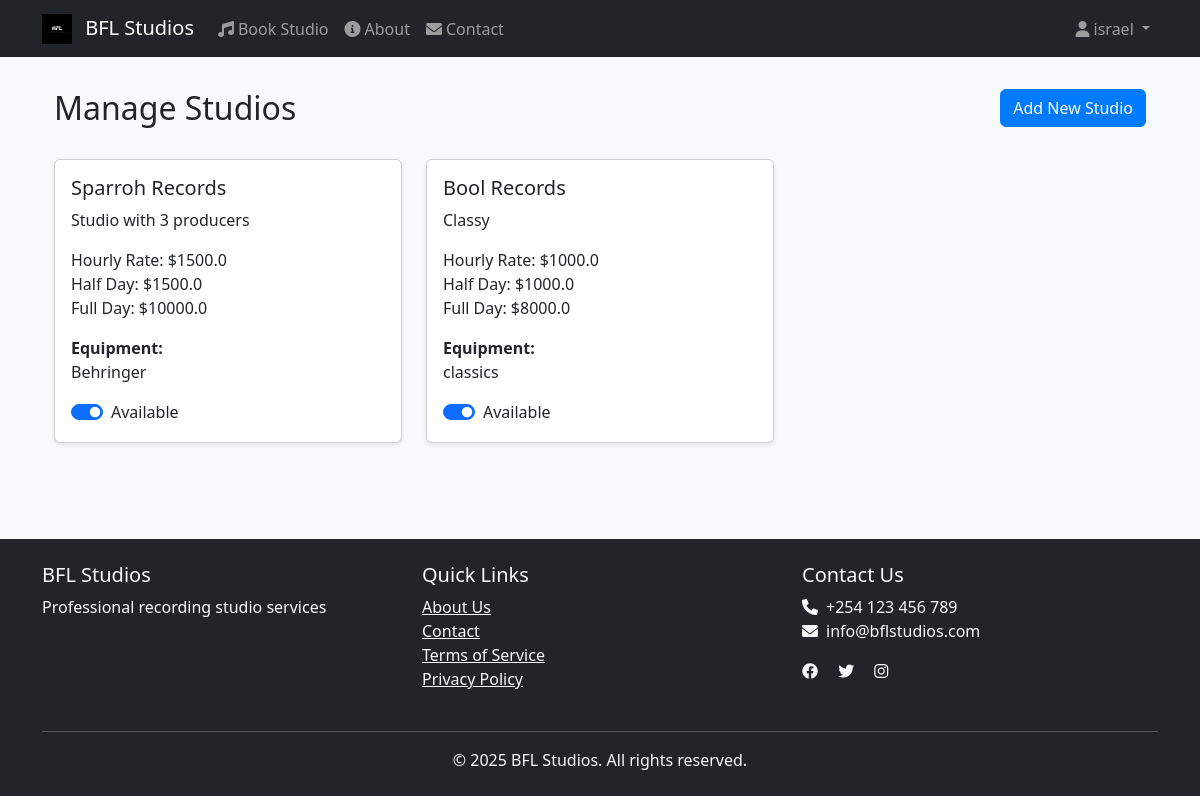
The app's page /admin/studios (signed in) with its own data.
### app/models/user.py (models this page shows, shortened)
class User(UserMixin, db.Model):
    id = db.Column(db.Integer, primary_key=True)
    email = db.Column(db.String(120), unique=True, nullable=False)
    password_hash = db.Column(db.String(255))
    first_name = db.Column(db.String(50))
    last_name = db.Column(db.String(50))
    phone = db.Column(db.String(20))
    profile_picture = db.Column(db.String(255))
    is_verified = db.Column(db.Boolean, default=False)
    two_factor_enabled = db.Column(db.Boolean, default=False)
    role = db.Column(db.String(20), default='user')
    created_at = db.Column(db.DateTime, default=datetime.utcnow)
    is_admin = db.Column(db.Boolean, default=False)

### app/models/studio.py (models this page shows)
class Studio(db.Model):
    id = db.Column(db.Integer, primary_key=True)
    name = db.Column(db.String(100))
    hourly_rate = db.Column(db.Float)
    half_day_rate = db.Column(db.Float)
    full_day_rate = db.Column(db.Float)
    description = db.Column(db.Text)
    equipment = db.Column(db.Text)
    is_available = db.Column(db.Boolean, default=True)

### app/routes/admin.py (the view, shortened to what this page needs)
@bp.route('/studios', methods=['GET', 'POST'])
@login_required
@admin_required
def manage_studios():
    studios = Studio.query.all()
    return render_template('admin/studios.html', studios=studios)

### app/__init__.py (called while the page is built)
@login_manager.user_loader
def load_user(user_id):
    from app.models import User
    return User.query.get(int(user_id))

def create_app():
    app = Flask(__name__)
    app.config.from_object(Config)
    @app.context_processor
    def utility_processor():
        return {
            'current_year': datetime.now().year
        }
    db.init_app(app)
    login_manager.init_app(app)
    mail.init_app(app)
    migrate.init_app(app, db)
    login_manager.login_view = 'auth.login'
    login_manager.login_message_category = 'info'
    from .routes import auth, booking, admin, user,main,payment
    app.register_blueprint(main.bp)
    app.register_blueprint(auth.bp)
    app.register_blueprint(booking.bp)
    app.register_blueprint(admin.bp)
    app.register_blueprint(payment.bp)
    app.register_blueprint(user.bp)
    return app

### app/routes/admin.py (called while the page is built)
def admin_required(f):
    @wraps(f)
    def decorated_function(*args, **kwargs):
        if not current_user.is_authenticated or current_user.role != 'admin':
            flash('You do not have permission to access this page.', 'danger')
            return redirect(url_for('main.index'))
        return f(*args, **kwargs)
    return decorated_function

### app/templates/admin/studios.html (shortened to what this page needs)
{% extends "base.html" %}
{% block content %}
<div class="container">
    <div class="row mb-4">
        <div class="col">
            <h2>Manage Studios</h2>
        </div>
        <div class="col text-end">
            <button class="btn btn-primary" data-bs-toggle="modal" data-bs-target="#addStudioModal">Add New Studio</button>
        </div>
    </div>
    <div class="row">
        {% for studio in studios %}
        <div class="col-md-4 mb-4">
            <div class="card">
                <div class="card-body">
                    <h5 class="card-title">{{ studio.name }}</h5>
                    <p class="card-text">{{ studio.description }}</p>
                    <ul class="list-unstyled">
                        <li>Hourly Rate: ${{ studio.hourly_rate }}</li>
                        <li>Half Day: ${{ studio.half_day_rate }}</li>
                        <li>Full Day: ${{ studio.full_day_rate }}</li>
                    </ul>
                    <p><strong>Equipment:</strong><br>{{ studio.equipment }}</p>
                    <div class="form-check form-switch">
                        <input class="form-check-input" type="checkbox" id="studio-{{ studio.id }}-status"
                               {% if studio.is_available %}checked{% endif %}
                               onchange="updateStudioStatus({{ studio.id }}, this.checked)">
                        <label class="form-check-label" for="studio-{{ studio.id }}-status">Available</label>
                    </div>
                </div>
            </div>
        </div>
        {% endfor %}
    </div>
</div>
{% endblock %}

### app/templates/base.html (shortened to what this page needs)
<!DOCTYPE html>
<html lang="en">
<head>
    <link href="https://cdn.jsdelivr.net/npm/bootstrap@5.3.0/dist/css/bootstrap.min.css" rel="stylesheet">
    <link href="https://cdnjs.cloudflare.com/ajax/libs/font-awesome/6.0.0/css/all.min.css" rel="stylesheet">
    <link rel="stylesheet" href="{{ url_for('static', filename='css/style.css') }}">
</head>
<body>
    <nav class="navbar navbar-expand-lg navbar-dark bg-dark">
        <div class="container">
            <a class="navbar-brand" href="{{ url_for('main.index') }}">
                <img src="{{ url_for('static', filename='images/logo.png') }}" alt="BFL Studios" height="30" class="d-inline-block align-text-top me-2">
                BFL Studios
            </a>
            <div class="collapse navbar-collapse" id="navbarNav">
                <ul class="navbar-nav me-auto">
                    <li class="nav-item">
                        <a class="nav-link" href="{{ url_for('booking.studios') }}">
                            <i class="fas fa-music me-1"></i>Book Studio
                        </a>
                    </li>
                    <li class="nav-item">
                        <a class="nav-link" href="{{ url_for('main.about') }}">
                            <i class="fas fa-info-circle me-1"></i>About
                        </a>
                    </li>
                    <li class="nav-item">
                        <a class="nav-link" href="{{ url_for('main.contact') }}">
                            <i class="fas fa-envelope me-1"></i>Contact
                        </a>
                    </li>
                </ul>
                <ul class="navbar-nav">
                    {% if current_user.is_authenticated %}
                        <li class="nav-item dropdown">
                            <a class="nav-link dropdown-toggle" href="#" id="userDropdown" role="button" data-bs-toggle="dropdown">
                                <i class="fas fa-user me-1"></i>{{ current_user.first_name }}
                            </a>
                        </li>
                    {% endif %}
                </ul>
            </div>
        </div>
    </nav>
    <main class="container mt-4">
        {% block content %}{% endblock %}
    </main>
    <footer class="bg-dark text-light mt-5 py-4">
        <div class="container">
            <div class="row">
                <div class="col-md-4">
                    <h5>BFL Studios</h5>
                    <p>Professional recording studio services</p>
                </div>
                <div class="col-md-4">
                    <h5>Quick Links</h5>
                    <ul class="list-unstyled">
                        <li><a href="{{ url_for('main.about') }}" class="text-light">About Us</a></li>
                        <li><a href="{{ url_for('main.contact') }}" class="text-light">Contact</a></li>
                        <li><a href="{{ url_for('main.about') }}" class="text-light">Terms of Service</a></li>
                        <li><a href="{{ url_for('main.contact') }}" class="text-light">Privacy Policy</a></li>
                    </ul>
                </div>
                <div class="col-md-4">
                    <h5>Contact Us</h5>
                    <p>
                        <i class="fas fa-phone me-2"></i>+254 123 456 789<br>
                        <i class="fas fa-envelope me-2"></i>info@bflstudios.com
                    </p>
                    <div class="social-links">
                        <a href="#" class="text-light me-3"><i class="fab fa-facebook"></i></a>
                        <a href="#" class="text-light me-3"><i class="fab fa-twitter"></i></a>
                        <a href="#" class="text-light me-3"><i class="fab fa-instagram"></i></a>
                    </div>
                </div>
            </div>
            <hr class="mt-4">
            <div class="text-center">
                <p class="mb-0">&copy; {{  current_year }} BFL Studios. All rights reserved.</p>
            </div>
        </div>
    </footer>
</body>
</html>

### app/static/css/style.css (style rules this page uses)
body { background-color: #f8f9fa; }
.navbar { margin-bottom: 2rem; }
.card { box-shadow: 0 2px 4px rgba(0,0,0,0.1); margin-bottom: 1.5rem; }
.btn-primary { background-color: #007bff; border-color: #007bff; }

### records on screen
User: first_name "israel"
Studio: name "Sparroh Records", description "Studio with 3 producers", hourly_rate "1500.0", half_day_rate "1500.0", full_day_rate "10000.0", equipment "Behringer", is_available "☑"
Studio: name "Bool Records", description "Classy", hourly_rate "1000.0", half_day_rate "1000.0", full_day_rate "8000.0", equipment "classics", is_available "☑"
